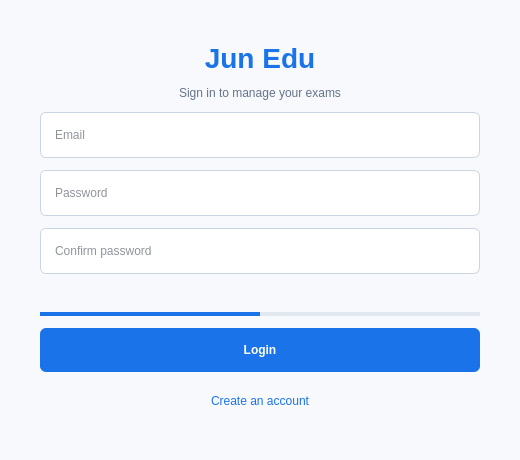
<?xml version="1.0" encoding="UTF-8"?>
<ui version="4.0">
 <class>AuthView</class>
 <widget class="QWidget" name="AuthView">
  <property name="geometry">
   <rect>
    <x>0</x>
    <y>0</y>
    <width>520</width>
    <height>460</height>
   </rect>
  </property>
  <property name="windowTitle">
   <string>Jun Edu - Sign In</string>
  </property>
  <property name="styleSheet">
   <string notr="true">QWidget {
    background: #f7f9fc;
    color: #1f2937;
}
QLineEdit {
    background: #ffffff;
    border: 1px solid #cbd5e1;
    border-radius: 6px;
    padding: 10px 12px;
    min-height: 24px;
}
QLineEdit:focus {
    border-color: #1a73e8;
}
QPushButton {
    border-radius: 6px;
    padding: 10px 14px;
}
QPushButton#primary_button {
    background: #1a73e8;
    color: #ffffff;
    font-weight: 600;
}
QPushButton#primary_button:disabled {
    background: #94a3b8;
}
QPushButton#toggle_button {
    background: transparent;
    color: #1a73e8;
    border: none;
}
QLabel#title_label {
    font-size: 28px;
    font-weight: 700;
    color: #1a73e8;
}
QLabel#subtitle_label {
    color: #64748b;
}
QLabel#message_label {
    color: #dc2626;
}
QProgressBar {
    border: none;
    background: #e2e8f0;
    max-height: 4px;
}
QProgressBar::chunk {
    background: #1a73e8;
}</string>
  </property>
  <layout class="QVBoxLayout" name="page_layout">
   <property name="leftMargin">
    <number>40</number>
   </property>
   <property name="topMargin">
    <number>40</number>
   </property>
   <property name="rightMargin">
    <number>40</number>
   </property>
   <property name="bottomMargin">
    <number>40</number>
   </property>
   <item>
    <spacer name="top_spacer">
     <property name="orientation">
      <enum>Qt::Orientation::Vertical</enum>
     </property>
     <property name="sizeHint" stdset="0">
      <size>
       <width>20</width>
       <height>30</height>
      </size>
     </property>
    </spacer>
   </item>
   <item>
    <layout class="QVBoxLayout" name="form_layout">
     <property name="spacing">
      <number>12</number>
     </property>
     <item>
      <widget class="QLabel" name="title_label">
       <property name="text">
        <string>Jun Edu</string>
       </property>
       <property name="alignment">
        <set>Qt::AlignmentFlag::AlignCenter</set>
       </property>
      </widget>
     </item>
     <item>
      <widget class="QLabel" name="subtitle_label">
       <property name="text">
        <string>Sign in to manage your exams</string>
       </property>
       <property name="alignment">
        <set>Qt::AlignmentFlag::AlignCenter</set>
       </property>
      </widget>
     </item>
     <item>
      <spacer name="header_gap">
       <property name="orientation">
        <enum>Qt::Orientation::Vertical</enum>
       </property>
       <property name="sizeHint" stdset="0">
        <size>
         <width>20</width>
         <height>12</height>
        </size>
       </property>
      </spacer>
     </item>
     <item>
      <widget class="QLineEdit" name="email_input">
       <property name="placeholderText">
        <string>Email</string>
       </property>
       <property name="clearButtonEnabled">
        <bool>true</bool>
       </property>
      </widget>
     </item>
     <item>
      <widget class="QLineEdit" name="password_input">
       <property name="echoMode">
        <enum>QLineEdit::EchoMode::Password</enum>
       </property>
       <property name="placeholderText">
        <string>Password</string>
       </property>
       <property name="clearButtonEnabled">
        <bool>true</bool>
       </property>
      </widget>
     </item>
     <item>
      <widget class="QLineEdit" name="confirm_password_input">
       <property name="echoMode">
        <enum>QLineEdit::EchoMode::Password</enum>
       </property>
       <property name="placeholderText">
        <string>Confirm password</string>
       </property>
       <property name="clearButtonEnabled">
        <bool>true</bool>
       </property>
      </widget>
     </item>
     <item>
      <widget class="QLabel" name="message_label">
       <property name="text">
        <string/>
       </property>
       <property name="wordWrap">
        <bool>true</bool>
       </property>
      </widget>
     </item>
     <item>
      <widget class="QProgressBar" name="loading_bar">
       <property name="minimum">
        <number>0</number>
       </property>
       <property name="maximum">
        <number>0</number>
       </property>
       <property name="textVisible">
        <bool>false</bool>
       </property>
      </widget>
     </item>
     <item>
      <widget class="QPushButton" name="primary_button">
       <property name="minimumSize">
        <size>
         <width>0</width>
         <height>44</height>
        </size>
       </property>
       <property name="text">
        <string>Login</string>
       </property>
      </widget>
     </item>
     <item>
      <widget class="QPushButton" name="toggle_button">
       <property name="text">
        <string>Create an account</string>
       </property>
      </widget>
     </item>
    </layout>
   </item>
   <item>
    <spacer name="bottom_spacer">
     <property name="orientation">
      <enum>Qt::Orientation::Vertical</enum>
     </property>
     <property name="sizeHint" stdset="0">
      <size>
       <width>20</width>
       <height>30</height>
      </size>
     </property>
    </spacer>
   </item>
  </layout>
 </widget>
 <resources/>
 <connections/>
</ui>
